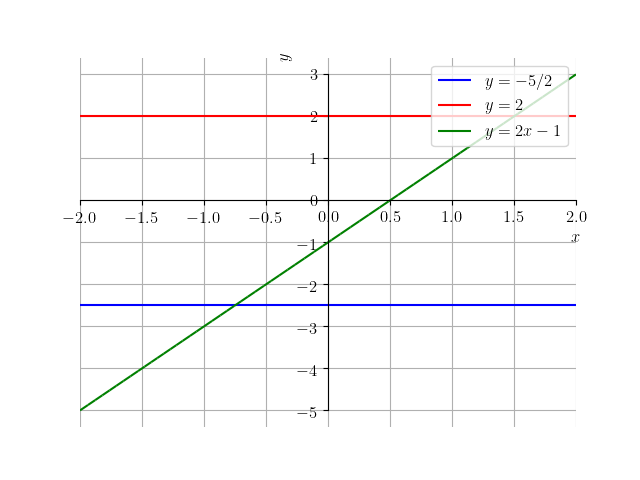

The Python source for this figure:
import matplotlib.pyplot as plt
from sympy import *

plt.rcParams.update({
     "text.usetex": True,
     "font.family": "serif",
     "font.size": 12
     })


var('x')

p=plot(-5/2,(x,-2,2),line_color='blue',show=False)
q=plot(2,(x,-2,2),line_color='red',show=False)
p.extend(q)
q=plot(2*x-1,(x,-2,2),line_color='green',show=False)
p.extend(q)
p[0].label="$y=-5/2$"
p[1].label="$y=2$"
p[2].label="$y=2x-1$"
p.legend=True
p.xlabel="$x$"
p.ylabel="$y$"
p.save('fig_ex_funafim.png')
fig = p._backend.fig
ax = fig.axes[0]
ax.grid()
fig.savefig('fig_ex_funafim.png')
